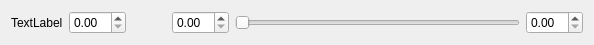
<?xml version="1.0" encoding="UTF-8"?>
<ui version="4.0">
 <class>ParameterControl</class>
 <widget class="QWidget" name="ParameterControl">
  <property name="geometry">
   <rect>
    <x>0</x>
    <y>0</y>
    <width>594</width>
    <height>39</height>
   </rect>
  </property>
  <layout class="QHBoxLayout" name="horizontalLayout">
   <item>
    <widget class="QLabel" name="label">
     <property name="text">
      <string>TextLabel</string>
     </property>
    </widget>
   </item>
   <item>
    <widget class="QDoubleSpinBox" name="current_value_box"/>
   </item>
   <item>
    <spacer name="horizontalSpacer">
     <property name="orientation">
      <enum>Qt::Horizontal</enum>
     </property>
     <property name="sizeType">
      <enum>QSizePolicy::Fixed</enum>
     </property>
     <property name="sizeHint" stdset="0">
      <size>
       <width>40</width>
       <height>20</height>
      </size>
     </property>
    </spacer>
   </item>
   <item>
    <widget class="QDoubleSpinBox" name="min_value_box"/>
   </item>
   <item>
    <widget class="QSlider" name="current_value_slider">
     <property name="orientation">
      <enum>Qt::Horizontal</enum>
     </property>
    </widget>
   </item>
   <item>
    <widget class="QDoubleSpinBox" name="max_value_box"/>
   </item>
  </layout>
 </widget>
 <resources/>
 <connections/>
</ui>
